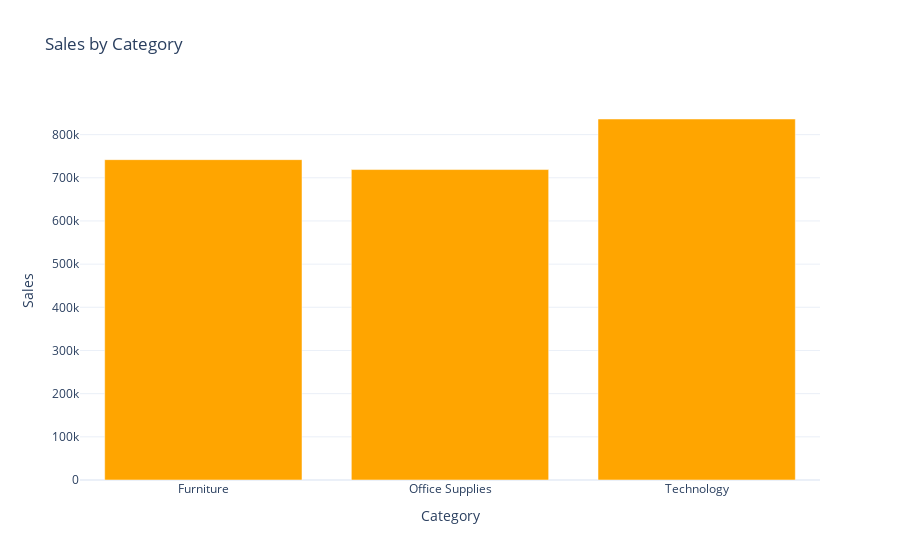

This figure's notebook cell:
### Code cell
#By the help of a diagram 
category_sales = df.groupby("Category")["Sales"].sum().reset_index()
fig = px.bar(category_sales, x="Category", y="Sales", title="Sales by Category", color_discrete_sequence=["Orange"])
fig.show()

### Figure 1 — Plotly figure (JSON) as saved in the notebook; plotly's stock layout.template omitted (floating-point values rounded to 4 significant figures)
{"data": [{"hovertemplate": "Category=%{x}<br>Sales=%{y}<extra></extra>", "legendgroup": "", "marker": {"color": "Orange", "pattern": {"shape": ""}}, "name": "", "orientation": "v", "showlegend": false, "textposition": "auto", "type": "bar", "x": ["Furniture", "Office Supplies", "Technology"], "xaxis": "x", "y": [742000.0, 719000.0, 836200.0], "yaxis": "y"}], "layout": {"barmode": "relative", "legend": {"tracegroupgap": 0}, "title": {"text": "Sales by Category"}, "xaxis": {"anchor": "y", "domain": [0, 1], "title": {"text": "Category"}}, "yaxis": {"anchor": "x", "domain": [0, 1], "title": {"text": "Sales"}}}}
